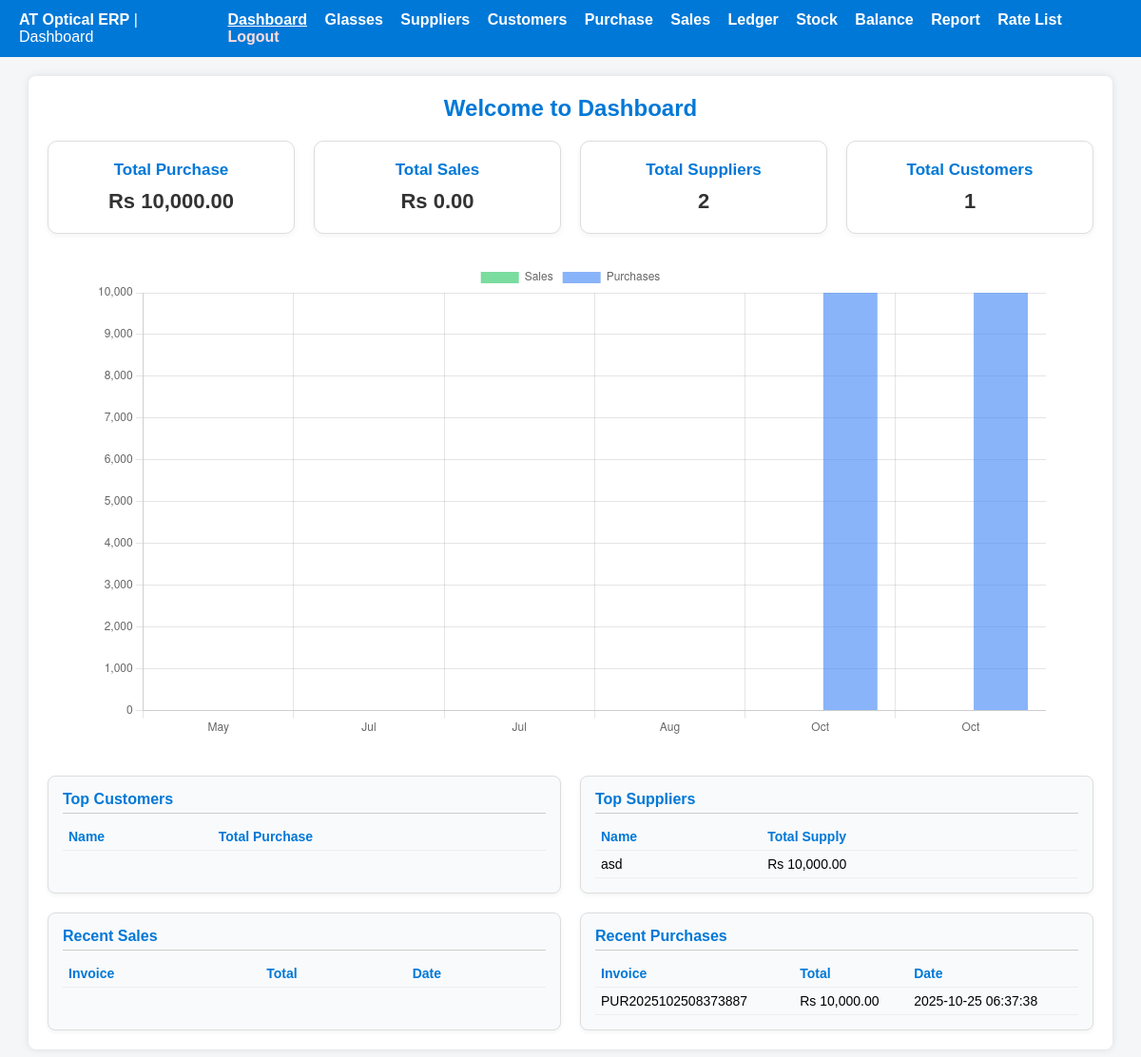
The page /dashboard.php (signed in) on the database as committed earlier.
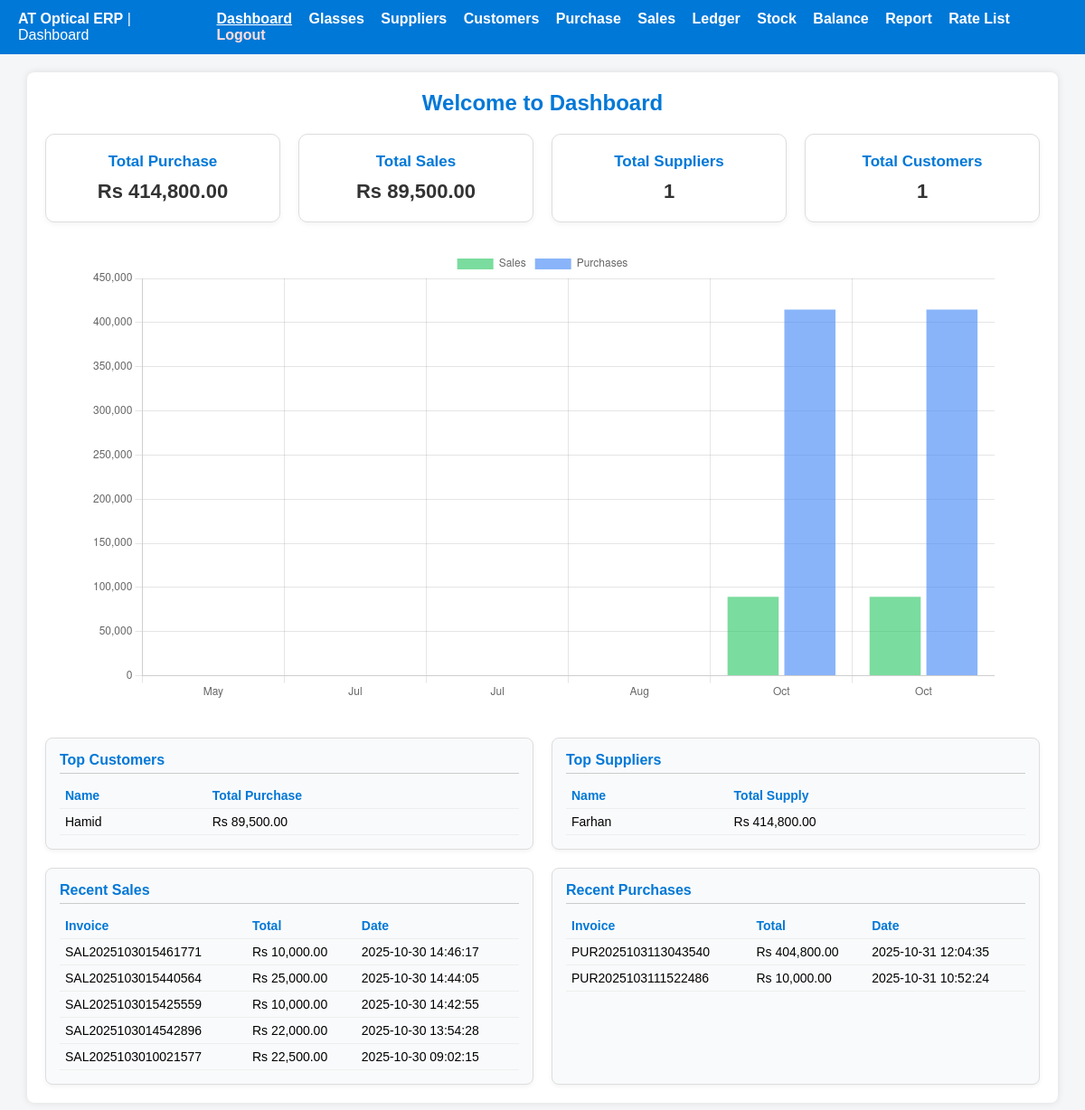
The same page on the database as committed later.
### tables this page shows
CREATE TABLE `purchases` (
  `id` int(11) NOT NULL,
  `purchase_no` varchar(50) NOT NULL,
  `supplier_id` int(11) NOT NULL,
  `item_type` enum('Glass','Other') NOT NULL,
  `total_amount` decimal(12,2) NOT NULL,
  `payment` decimal(12,2) DEFAULT 0.00,
  `paid_amount` decimal(12,2) DEFAULT 0.00,
  `remaining_amount` decimal(12,2) GENERATED ALWAYS AS (`total_amount` - `paid_amount`) STORED,
  `note` text DEFAULT NULL,
  `created_at` timestamp NOT NULL DEFAULT current_timestamp()
);

CREATE TABLE `sales` (
  `id` int(11) NOT NULL,
  `sale_no` varchar(50) NOT NULL,
  `customer_id` int(11) NOT NULL,
  `item_type` enum('Glass','Other') NOT NULL,
  `total_amount` decimal(12,2) NOT NULL,
  `payment` decimal(12,2) DEFAULT 0.00,
  `paid_amount` decimal(12,2) DEFAULT 0.00,
  `remaining_amount` decimal(12,2) GENERATED ALWAYS AS (`total_amount` - `paid_amount`) STORED,
  `note` text DEFAULT NULL,
  `created_at` timestamp NOT NULL DEFAULT current_timestamp()
);

### dashboard.php (the view, shortened to what the changed rows need)
<?php
require 'includes/db.php';
$total_purchase = $pdo->query("SELECT IFNULL(SUM(total_amount),0) AS total FROM purchases")->fetch()['total'];
$total_sales = $pdo->query("SELECT IFNULL(SUM(total_amount),0) AS total FROM sales")->fetch()['total'];
$total_suppliers = $pdo->query("SELECT COUNT(*) AS total FROM suppliers")->fetch()['total'];
function lastMonths($n = 6) {
    $months = [];
    for ($i = $n - 1; $i >= 0; $i--) {
        $ts = strtotime("-$i months");
        $months[] = [
            'label' => date('M', $ts),
            'start' => date('Y-m-01 00:00:00', $ts),
            'end'   => date('Y-m-t 23:59:59', $ts)
        ];
    }
    return $months;
}
$months = lastMonths();
$labels = [];
$purchases = [];
$sales = [];
$stmtP = $pdo->prepare("SELECT IFNULL(SUM(total_amount),0) FROM purchases WHERE created_at BETWEEN ? AND ?");
$stmtS = $pdo->prepare("SELECT IFNULL(SUM(total_amount),0) FROM sales WHERE created_at BETWEEN ? AND ?");
foreach ($months as $m) {
    $labels[] = $m['label'];
    $stmtP->execute([$m['start'], $m['end']]);
    $stmtS->execute([$m['start'], $m['end']]);
    $purchases[] = (float)$stmtP->fetchColumn();
    $sales[] = (float)$stmtS->fetchColumn();
}
$top_customers = $pdo->query("
    SELECT c.name, SUM(s.total_amount) AS total
    FROM sales s
    JOIN customers c ON s.customer_id = c.id
    GROUP BY c.name ORDER BY total DESC LIMIT 5
")->fetchAll(PDO::FETCH_ASSOC);
$top_suppliers = $pdo->query("
    SELECT sp.name, SUM(p.total_amount) AS total
    FROM purchases p
    JOIN suppliers sp ON p.supplier_id = sp.id
    GROUP BY sp.name ORDER BY total DESC LIMIT 5
")->fetchAll(PDO::FETCH_ASSOC);
$recent_sales = $pdo->query("SELECT sale_no, total_amount, created_at FROM sales ORDER BY id DESC LIMIT 5")->fetchAll(PDO::FETCH_ASSOC);
$recent_purchases = $pdo->query("SELECT purchase_no, total_amount, created_at FROM purchases ORDER BY id DESC LIMIT 5")->fetchAll(PDO::FETCH_ASSOC);
?>
<!DOCTYPE html>
<html lang="en">
<head>
</head>
<body>
<div class="container">
  <h2>Welcome to Dashboard</h2>
  <div class="cards">
    <div class="card"><h3>Total Purchase</h3><p>Rs <?= number_format($total_purchase,2) ?></p></div>
    <div class="card"><h3>Total Sales</h3><p>Rs <?= number_format($total_sales,2) ?></p></div>
    <div class="card"><h3>Total Suppliers</h3><p><?= $total_suppliers ?></p></div>
  </div>
  <div class="chartBox">
    <canvas id="monthlyChart"></canvas>
  </div>
  <div class="extra-section">
    <div>
      <table>
        <tr><th>Name</th><th>Total Purchase</th></tr>
        <?php foreach($top_customers as $c): ?>
          <tr><td><?= htmlspecialchars($c['name']) ?></td><td>Rs <?= number_format($c['total'],2) ?></td></tr>
        <?php endforeach; ?>
      </table>
    </div>
    <div>
      <table>
        <tr><th>Name</th><th>Total Supply</th></tr>
        <?php foreach($top_suppliers as $s): ?>
          <tr><td><?= htmlspecialchars($s['name']) ?></td><td>Rs <?= number_format($s['total'],2) ?></td></tr>
        <?php endforeach; ?>
      </table>
    </div>
    <div>
      <table>
        <tr><th>Invoice</th><th>Total</th><th>Date</th></tr>
        <?php foreach($recent_sales as $s): ?>
          <tr><td><?= htmlspecialchars($s['sale_no']) ?></td><td>Rs <?= number_format($s['total_amount'],2) ?></td><td><?= htmlspecialchars($s['created_at']) ?></td></tr>
        <?php endforeach; ?>
      </table>
    </div>
    <div>
      <table>
        <tr><th>Invoice</th><th>Total</th><th>Date</th></tr>
        <?php foreach($recent_purchases as $p): ?>
          <tr><td><?= htmlspecialchars($p['purchase_no']) ?></td><td>Rs <?= number_format($p['total_amount'],2) ?></td><td><?= htmlspecialchars($p['created_at']) ?></td></tr>
        <?php endforeach; ?>
      </table>
    </div>
  </div>
</div>
<script>
const ctx = document.getElementById('monthlyChart').getContext('2d');
new Chart(ctx, {
  type: 'bar',
  data: {
    labels: <?= json_encode($labels) ?>,
    datasets: [
      { label: 'Sales', data: <?= json_encode($sales) ?>, backgroundColor: 'rgba(34,197,94,0.6)' },
      { label: 'Purchases', data: <?= json_encode($purchases) ?>, backgroundColor: 'rgba(59,130,246,0.6)' }
    ]
  },
  options: {
    responsive: true,
    plugins: { legend: { position: 'top' } },
    scales: { y: { beginAtZero:true } }
  }
});
</script>
</body>
</html>

Rows that differ between the two databases and show on the page:
removed purchases: purchase_no "PUR2025102508373887", total_amount "10,000.00", created_at "2025-10-25 06:37:38"
added sales: sale_no "SAL2025103015461771", total_amount "10,000.00", created_at "2025-10-30 14:46:17"
added sales: sale_no "SAL2025103015440564", total_amount "25,000.00", created_at "2025-10-30 14:44:05"
added sales: sale_no "SAL2025103015425559", total_amount "10,000.00", created_at "2025-10-30 14:42:55"
added sales: sale_no "SAL2025103014542896", total_amount "22,000.00", created_at "2025-10-30 13:54:28"
added sales: sale_no "SAL2025103010021577", total_amount "22,500.00", created_at "2025-10-30 09:02:15"
added purchases: purchase_no "PUR2025103113043540", total_amount "404,800.00", created_at "2025-10-31 12:04:35"
added purchases: purchase_no "PUR2025103111522486", total_amount "10,000.00", created_at "2025-10-31 10:52:24"
Other text that changed with them:
$total_purchase: "10,000.00" → "414,800.00"
$total_sales: "0.00" → "89,500.00"
$total_suppliers: "2" → "1"
chart data {{ json_encode($sales) }}: [0,0,0,0,0,0] → [0,0,0,0,89500,89500]
chart data {{ json_encode($purchases) }}: [0,0,0,0,10000,10000] → [0,0,0,0,414800,414800]
new list line: "Hamid Rs 89,500.00"
new list line: "Farhan Rs 414,800.00"
list line gone: "asd Rs 10,000.00"
